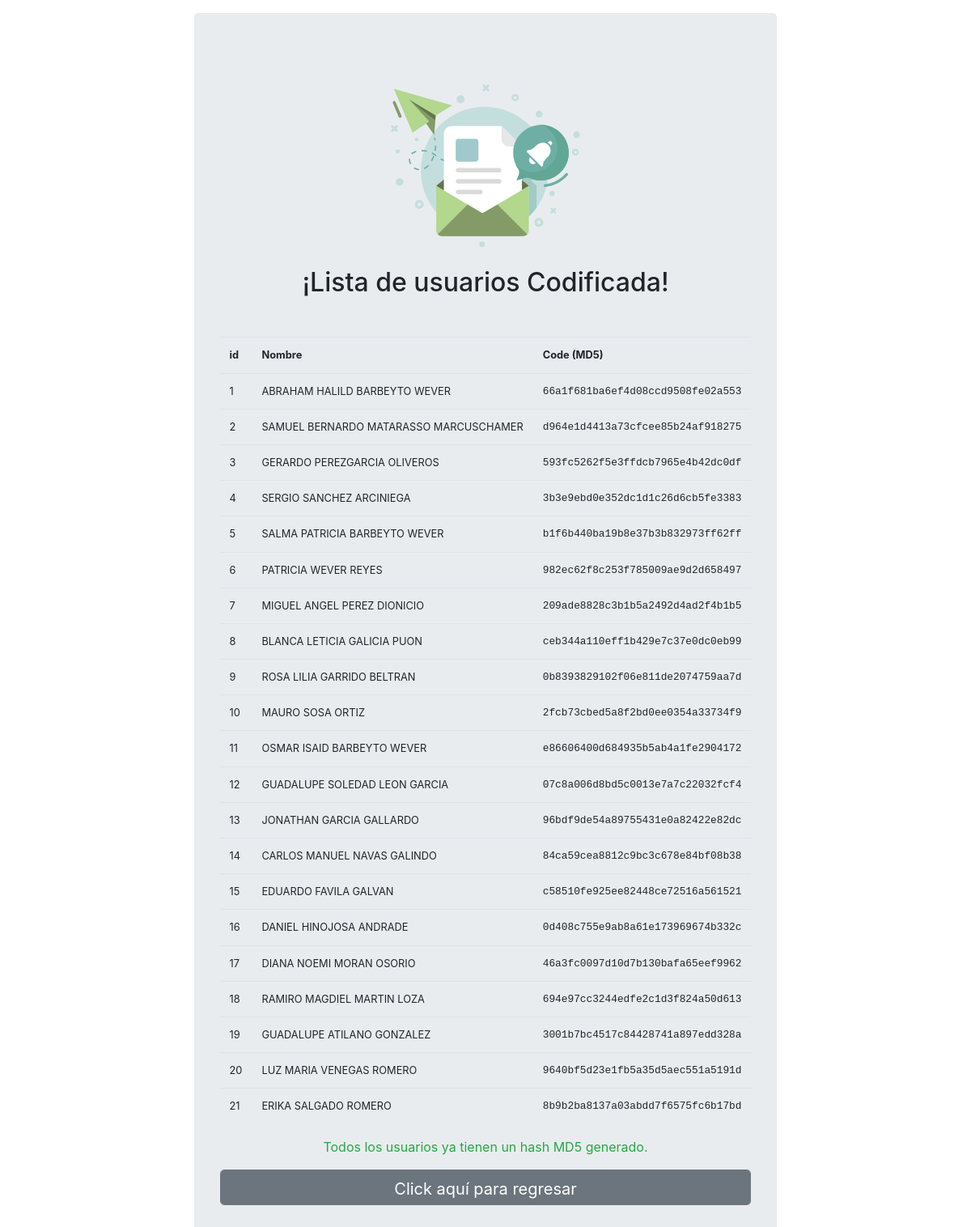
Page /protected/php/codificador.php on the committed database.
### tables this page shows
CREATE TABLE "dataEmpleados" (
	`id`	INTEGER PRIMARY KEY AUTOINCREMENT UNIQUE,
	`NumEmpleado`	TEXT,
	`Nombre`	TEXT,
	`Genero`	TEXT,
	`Corporativo`	TEXT,
	`Empresa`	TEXT,
	`Puesto`	TEXT,
	`SeguroSos`	TEXT,
	`RazonSocial`	TEXT,
	`correoElect`	TEXT,
	`Telefono`	TEXT,
	`codeMd5`	TEXT
);

### protected/php/codificador.php (the view, shortened to what this page needs)
<!DOCTYPE html>
<html lang="es">
<head>
    <link rel="stylesheet" href="../css/bootstrap.min.css">
    <link rel="stylesheet" href="../css/animate.css">
</head>
<body>
     <div class="container animated fadeIn">
        <div class="abs-center">
                <div class="p-3">
                    <div class="row">
                        <div class="col-auto jumbotron mx-auto">
                             <div class="text-center">
                                 <img src="../img/mail.svg" class="img-fluid animated swing delay-2s" style="width: 250px;">
                             </div>
                            <h2 class="text-center">¡Lista de usuarios Codificada!</h2>
                            <br>
                            <p>
                            <table class="table table-responsive-md" style="font-size: .8em;">
                                <tr>
                                    <th>id</th>
                                    <th>Nombre</th>
                                    <th>Code (MD5)</th>
                                </tr>
                                <?php
                                $con = new SQLite3("../data/nom035.db") or die("Problemas para conectar");
                                $cs = $con -> query("SELECT id, Nombre, codeMd5 FROM dataEmpleados ORDER BY id");
                                $usuariosFaltantes = [];
                                while ($resul = $cs -> fetchArray()) {
                                    $id = $resul['id'];
                                    $nombre = $resul['Nombre'];
                                    $hashMd5 = md5($nombre);
                                    echo '
                                    <tr>
                                        <td>'.$id.'</td>
                                        <td>'.$nombre.'</td>
                                        <td class="text-justify text-monospace">'.$hashMd5.'</td>
                                    </tr>
                                    ';
                                }
                                ?>
                            </table>
                            </p>
                            <?php if (count($usuariosFaltantes) > 0): ?>
                            <form action="" method="POST">
                                <button type="submit" name="insertar_todos" class="btn btn-primary btn-lg form-control">Insertar todos los hashes MD5</button>
                            </form>
                            <?php else: ?>
                                <p class="text-center text-success">Todos los usuarios ya tienen un hash MD5 generado.</p>
                            <?php endif; ?>
                            <a href="../vendor/system/home/inicio.app" class="btn btn-secondary btn-lg form-control">Click aquí para regresar</a>
                        </div>
                    </div>
                </div>
        </div>
     </div>
</body>
</html>

### rows in the picture
dataempleados: id "1", Nombre "ABRAHAM HALILD BARBEYTO WEVER", Nombre "66a1f681ba6ef4d08ccd9508fe02a553"
dataempleados: id "2", Nombre "SAMUEL BERNARDO MATARASSO MARCUSCHAMER", Nombre "d964e1d4413a73cfcee85b24af918275"
dataempleados: id "3", Nombre "GERARDO PEREZGARCIA OLIVEROS", Nombre "593fc5262f5e3ffdcb7965e4b42dc0df"
dataempleados: id "4", Nombre "SERGIO SANCHEZ ARCINIEGA", Nombre "3b3e9ebd0e352dc1d1c26d6cb5fe3383"
dataempleados: id "5", Nombre "SALMA PATRICIA BARBEYTO WEVER", Nombre "b1f6b440ba19b8e37b3b832973ff62ff"
dataempleados: id "6", Nombre "PATRICIA WEVER REYES", Nombre "982ec62f8c253f785009ae9d2d658497"
dataempleados: id "7", Nombre "MIGUEL ANGEL PEREZ DIONICIO", Nombre "209ade8828c3b1b5a2492d4ad2f4b1b5"
dataempleados: id "8", Nombre "BLANCA LETICIA GALICIA PUON", Nombre "ceb344a110eff1b429e7c37e0dc0eb99"
dataempleados: id "9", Nombre "ROSA LILIA GARRIDO BELTRAN", Nombre "0b8393829102f06e811de2074759aa7d"
dataempleados: id "10", Nombre "MAURO SOSA ORTIZ", Nombre "2fcb73cbed5a8f2bd0ee0354a33734f9"
dataempleados: id "11", Nombre "OSMAR ISAID BARBEYTO WEVER", Nombre "e86606400d684935b5ab4a1fe2904172"
dataempleados: id "12", Nombre "GUADALUPE SOLEDAD LEON GARCIA", Nombre "07c8a006d8bd5c0013e7a7c22032fcf4"
dataempleados: id "13", Nombre "JONATHAN GARCIA GALLARDO", Nombre "96bdf9de54a89755431e0a82422e82dc"
dataempleados: id "14", Nombre "CARLOS MANUEL NAVAS GALINDO", Nombre "84ca59cea8812c9bc3c678e84bf08b38"
dataempleados: id "15", Nombre "EDUARDO FAVILA GALVAN", Nombre "c58510fe925ee82448ce72516a561521"
dataempleados: id "16", Nombre "DANIEL HINOJOSA ANDRADE", Nombre "0d408c755e9ab8a61e173969674b332c"
dataempleados: id "17", Nombre "DIANA NOEMI MORAN OSORIO", Nombre "46a3fc0097d10d7b130bafa65eef9962"
dataempleados: id "18", Nombre "RAMIRO MAGDIEL MARTIN LOZA", Nombre "694e97cc3244edfe2c1d3f824a50d613"
dataempleados: id "19", Nombre "GUADALUPE ATILANO GONZALEZ", Nombre "3001b7bc4517c84428741a897edd328a"
dataempleados: id "20", Nombre "LUZ MARIA VENEGAS ROMERO", Nombre "9640bf5d23e1fb5a35d5aec551a5191d"
dataempleados: id "21", Nombre "ERIKA SALGADO ROMERO", Nombre "8b9b2ba8137a03abdd7f6575fc6b17bd"
